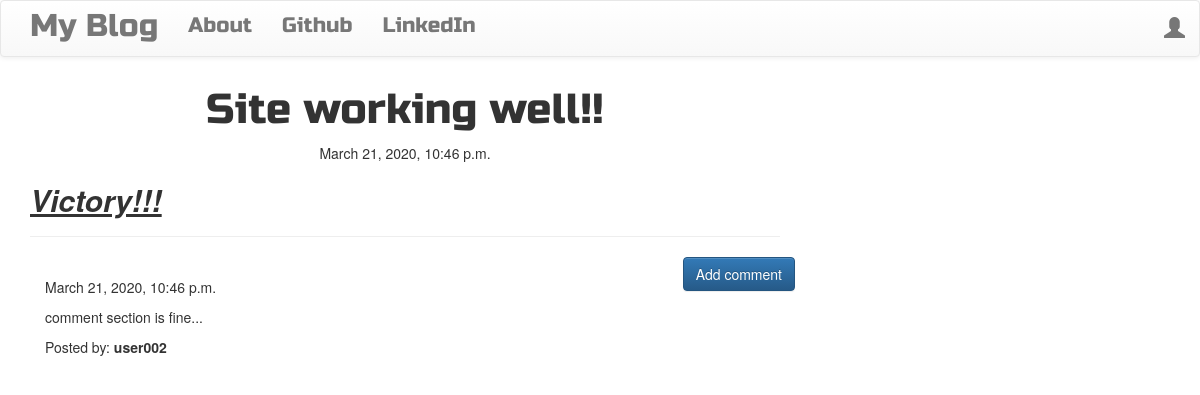
The page /post/25 on the database its author committed.
### blog/models.py (models this page shows, shortened)
class Post(models.Model):
    author = models.ForeignKey('auth.User',on_delete=models.PROTECT)
    title = models.CharField(max_length=200)
    text = models.TextField()
    created_date = models.DateTimeField(default=timezone.now)
    published_date = models.DateTimeField(blank=True, null=True)

class Comment(models.Model):
    post = models.ForeignKey('blog.Post', related_name='comments',on_delete=models.PROTECT)
    author = models.CharField(max_length=200)
    text = models.TextField()
    created_date = models.DateTimeField(default=timezone.now)
    approved_comment = models.BooleanField(default=False)

### blog/views.py (the view)
# urls.py: url(r'^post/(?P<pk>\d+)$', views.PostDetailView.as_view(), name='post_detail'),
class PostDetailView(DetailView):
    model = Post

### blog/templates/blog/post_detail.html (shortened to what this page needs)
{% extends 'blog/base.html' %}
{% block content %}
        <h1 class='posttitle loader'>{{ post.title }}</h1>
        {% if post.published_date %}
            <div class="date postdate">
                {{ post.published_date }}
            </div>
        {% else %}
            <a class="btn btn-default" href="{% url 'post_publish' pk=post.pk %}">Publish</a>
        {% endif %}
      <p class='postcontent' >{{ post.text|safe|linebreaks }}</p>
  <hr>
  <a class="btn btn-primary btn-comment" href="{% url 'add_comment_to_post' pk=post.pk %}">Add comment</a>
  <div class="container">
  {% for comment in post.comments.all %}
  <br>
      {% if user.is_authenticated or comment.approved_comment %}
              {{ comment.created_date }}
          <p>{{ comment.text|safe|linebreaks }}</p>
          <p>Posted by: <strong>{{ comment.author }}</strong></p>
      {% endif %}
  {% empty %}
      <p>No comments posted.</p>
  {% endfor %}
</div>
{% endblock %}

### blog/static/css/blog.css (style rules this page uses)
.postdate { text-align: center; }
.posttitle { font-family: 'Russo One', sans-serif; font-size: 3em; text-align: center; }
.postcontent { font-family: 'Montserrat'; font-size: 1.5em; }
.btn-comment { position: absolute; right: 0px; }
.loader { filter:hue-rotate(0deg); color: linear-gradient(45deg,#0f8,#08f); animation:hue 5000ms infinite linear; }

### rows shown on the page
Post: title "Site working well!!", published_date "March 21, 2020, 10:46 p.m.", text "Victory!!!"
Comment: created_date "March 21, 2020, 10:46 p.m.", text "comment section is fine...", author "user002"
